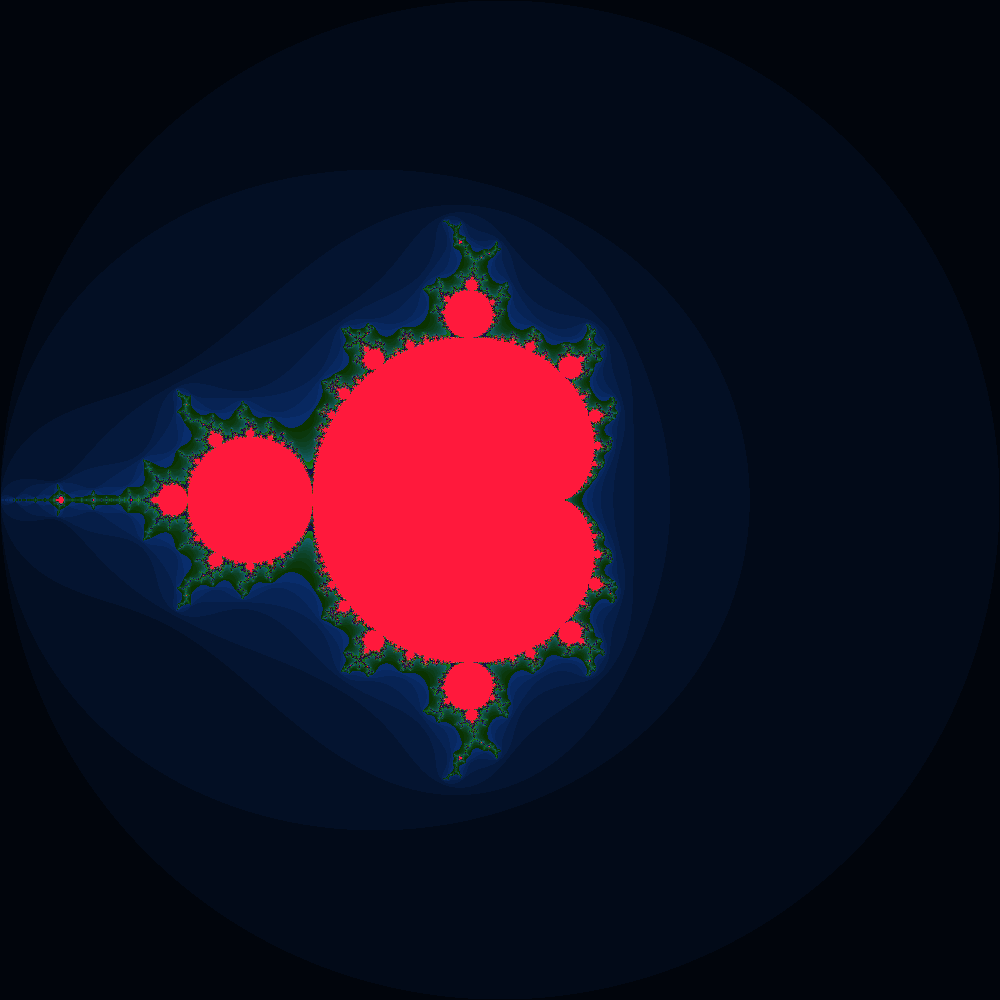

Python code for this plot:
from PIL import Image

import matplotlib.pyplot as plt
import itertools
import numpy as np

from pallete import Histogram, linear_interpolate

color = Histogram()

color += (0, (0, 0, 125))
color += (100, (255, 255, 255))
color += (200, (255, 255, 0))
color += (255, (0, 0, 0))

image_size = (1000, 1000)
# color = lambda x: hsv2rgb(x / 256, 0.5, 0.5 if x < 255 else 0)
max_iterations = 255

# def zoom(current_bounds, point, factor=1.3):
#     [c_min_x, c_min_y, c_max_x, c_max_y] = [*current_bounds]
#     [p_x, p_y] = [*point]
#
#     c_min_x += (p_x - c_min_x) / factor
#     c_min_y += (p_y - c_min_y) / factor
#     c_max_x += (p_x - c_max_x) / factor
#     c_max_y += (p_y - c_max_y) / factor
#
#     return (c_min_x, c_min_y, c_max_x, c_max_y)

# zoom((-2, -2, 2, 2), (-0.75, 0))

def get_c(xy, image_size, c_bounds=(-2, -1.5, 1, 1.5)):
    [x, y, w, h, c_min_x, c_min_y, c_max_x, c_max_y] = [*xy, *image_size, *c_bounds]
    return complex((c_max_x - c_min_x) * x / (w - 1) + c_min_x, (c_max_y - c_min_y) * y / (h - 1) + c_min_y)

def escape_num(c, max_iterations, r=200):
    z = 0j
    iterations = 0

    for i in range(max_iterations):
        if abs(z) >= r:
            iterations = i
            break

        z = z ** 2 + c

    if iterations == 0: iterations = max_iterations

    if iterations < max_iterations:
        log_zn = np.log(z.real ** 2 + z.imag ** 2) / 2
        nu = np.log(log_zn / np.log(2)) / np.log(2)
        iterations = iterations + 1 - nu

    return iterations

def gen_image(image_size, color, max_iterations):
    image = Image.new("RGB", image_size)

    for pos in list(itertools.product(*[range(k) for k in image_size])):
        if pos[1] == 0:
            if pos[0] % 100 == 0:
                print(str(int(100 * (pos[0] / image_size[0]))) + "%")

        iterations = escape_num(get_c(pos, image_size), max_iterations)

        col1, col2 = color(np.floor(iterations)), color(np.ceil(iterations))

        col = linear_interpolate(col1, col2, iterations - np.floor(iterations))

        image.putpixel(pos, col)

    return image

image = gen_image(image_size, color, max_iterations)

image.save("mandelbrot.png", "PNG")

plt.imshow(image)
plt.show()